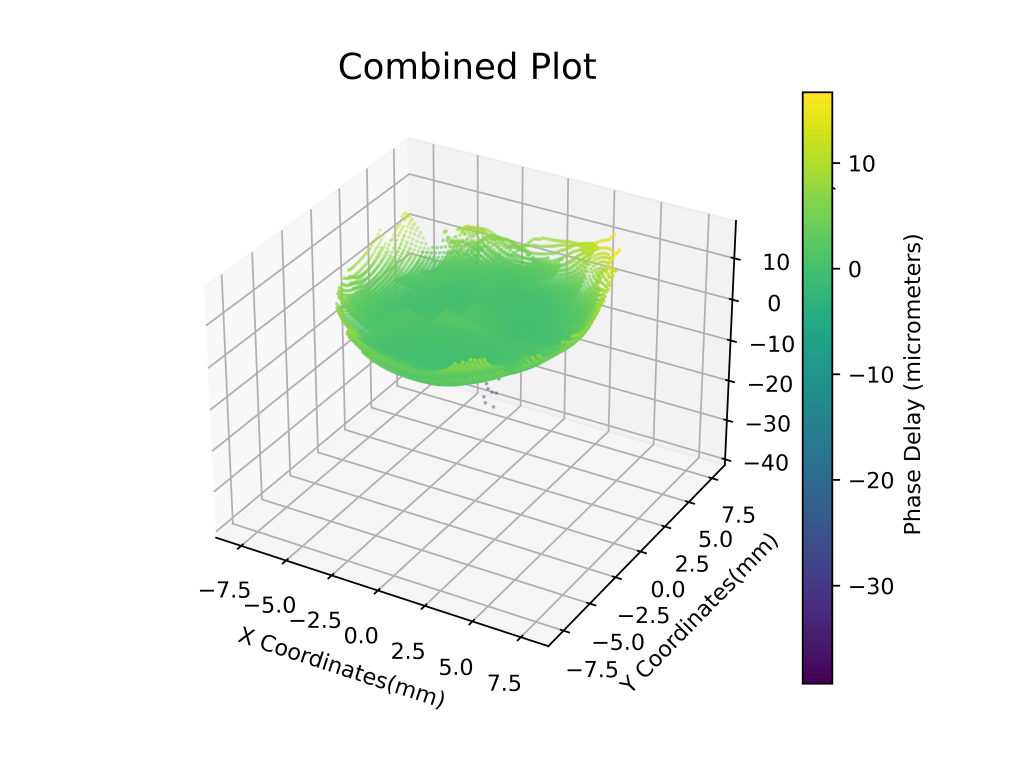
#> input picture cheesin/delay/combined_3d_plot.png, 5120 x 3840 px (shown at 1/5 size); its folder holds only this picture in this run
$ python imageMatch.py
#> lines starting #> are read from the running program, lines starting #| are printed output that depends on the picture
import math
import cv2
import csv
import os
import glob
import numpy as np
import matplotlib.pyplot as plt
from scipy.optimize import curve_fit
import pandas as pd
from mpl_toolkits.mplot3d import Axes3D
from matplotlib.ticker import MaxNLocator
from matplotlib.colors import SymLogNorm

stop_recursion = False


def integration():
    print("integrate")


# [4 lines left out: function find_template_location, not called in this run]


def calcScale(original_image, template, original_image_width, original_image_height):

    original_image_resolutionx = original_image.shape[1]
    original_image_resolutiony = original_image.shape[0]
    print(template.shape[1])
    if template.shape[1] == 47: #7.2mm x 5.4mm
        xscale = ( (original_image_resolutionx / original_image_width) * (7.05/47))
        yscale = ( (original_image_resolutiony / original_image_height) * (5.25/35))
        print("7.2mm x 5.4mm detected ┬─┬ノ( º _ ºノ)")

    elif template.shape[1] == 35:
        xscale = ( (original_image_resolutionx / original_image_width) * (5.25/35))
        yscale = ( (original_image_resolutiony / original_image_height) * (5.25/35))
        print("5.4mm x 5.4mm detected ┬─┬ノ( º _ ºノ)")

    elif template.shape[1] == 23:
        xscale = ( (original_image_resolutionx / original_image_width) * (3.45/23))
        yscale = ( (original_image_resolutiony / original_image_height) * (3.45/23))
        print("3.84mm x 3.84mm detected")

    elif template.shape[1] == 15:
        xscale = ( (original_image_resolutionx / original_image_width) * (2.25/15))
        yscale = ( (original_image_resolutiony / original_image_height) * (2.25/15))
        print("2.56mm x 2.56mm detected")

    else:
        print("Size not recognized... Skipping (╯°□°)╯︵ ┻━┻")
    return xscale,yscale


def loadSnippit(original_image, original_image_width, original_image_height): #loads templates
    template_folder = input("Enter snippit folder. Remember that the patterned and unpatterned counter parts must share the same name in separate folders:")
    # Paths to the template images
    template_paths = glob.glob(str(template_folder) + "/*.png")


    # Load the templates
    templates = []
    templateNames = []

    #make into case
    for template_path in template_paths: #photo size detections
        template = cv2.imread(template_path, cv2.IMREAD_GRAYSCALE)
        if template is None:
            raise ValueError(f"Template image {template_path} could not be loaded (╯°□°)╯︵ ┻━┻")


        else:
            xscale,yscale = calcScale(original_image,template,original_image_width,original_image_height)


            #properly scales template to  original
            template = cv2.resize(template, (round(template.shape[1] * yscale), round(template.shape[0] * xscale)), interpolation=cv2.INTER_CUBIC)
            templates.append(template)
            templateNames.append(os.path.basename(template_path))

    return templates, templateNames, xscale, yscale, template_folder


# [13 lines left out: function filter_csv_files, not called in this run]

#STUFF FOR PHASE DELAY

def gaussian_2d(x, y, x0, y0, sigma_x, sigma_y, A):
    return A * np.exp(-(((x - x0)**2 / (2 * sigma_x**2)) + ((y - y0)**2 / (2 * sigma_y**2))))

# [482 lines left out: functions fit_gaussian_to_power, plot_beam_analysis, mostCenter, mmFromCenter, make3d, makeScatterPlot and 6 more, not called in this run]


def ImageMatch():
    original_image_path = input("Enter pattern path")
#> the answer given: cheesin/delay/combined_3d_plot.png
    original_image = cv2.imread(original_image_path, cv2.IMREAD_GRAYSCALE)
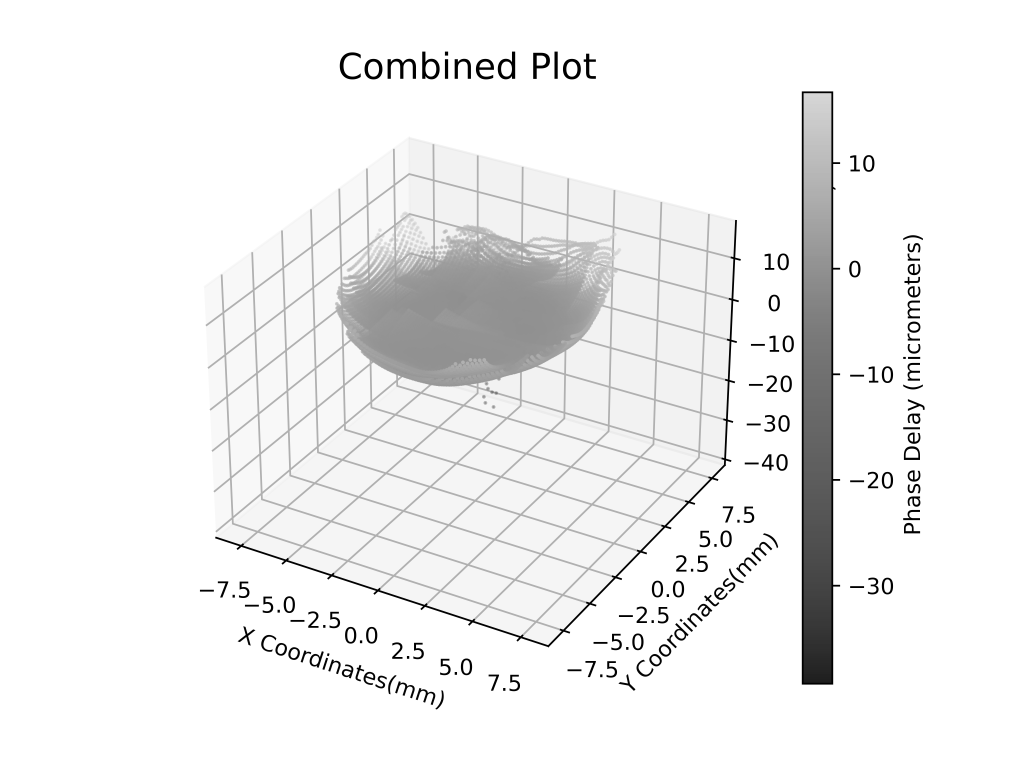
#> original_image: shape (3840, 5120) (shown at 1/5 size); min 0, max 255, mean 240.4

    patternWidth = int(input("Enter width of pattern in mm"))
#> the answer given: 100
    patternLength =int(input("Enter length of pattern in mm "))
#> the answer given: 3


    output_folder = input("Enter the output folder: ")
#> the answer given: out.png
    output_locations = os.path.join(output_folder, "locationslist.txt")


    if original_image is None:
        raise ValueError(f"No image found at {original_image_path}")
        exit()

    templates, templateNames, xscale, yscale,_ = loadSnippit(original_image,patternWidth, patternLength)
#> the answer given: cheesin/delay
#| 5120


    locations = []
    loacationStrings = []
    centers = []

    #can do x plus half, y plus half. that gives center.
    for i, template in enumerate(templates):
        location = find_template_location(original_image, template)
        locations.append(location)
        centers.append((location[0] + template.shape[1]/2, location[1] + template.shape[0]/2 ))
        locationString = f"template {templateNames[i]} found with center {centers[i]} "

        print(locationString)
        loacationStrings.append(locationString)

    with open(output_locations, 'w', newline='') as file:
        for i, string in enumerate(loacationStrings):
            file.write(f"{string}\n")

    # Visualize the locations by drawing rectangles on the original image
    output_image = cv2.cvtColor(original_image, cv2.COLOR_GRAY2BGR)
    # Define a list of colors (as BGR tuples for OpenCV)
    colors = [
    (0, 255, 0),     # Green
    (255, 0, 0),     # Blue
    (0, 0, 255),     # Red
    (255, 255, 0),   # Cyan
    (255, 0, 255),   # Magenta
    (0, 255, 255),   # Yellow
    (0,165,255),     #Orange
    (128,0,128)]     #purple

    for i, template in enumerate(templates):
        top_left = locations[i]
        bottom_right = (top_left[0] + template.shape[1], top_left[1] + template.shape[0])

        # Select color by cycling through the colors list
        color = colors[i % len(colors)]

        # Draw rectangle with the selected color
        cv2.rectangle(output_image, top_left, bottom_right, color, 2)

    # Save the output image with rectangles
    output_path = "./output/marked.jpg"
    cv2.imwrite(output_path, output_image)

    print(f"Output image with marked locations saved at {output_path}")

    mosaic = None

    answer = input("Create Mosaic :D (Y/N)? ")

    if answer == 'Y':
        mosaic, folder = powerMosiac(locations, original_image, patternWidth, patternLength,output_folder)

    #answer = input("Centroid locations :D (Y/N)?")

    #if answer == 'Y':
        #centroid(locations, original_image)

    answer = input("Phase Delay Scatter (Y/N)?")
    if answer == 'Y':
        x0 = 0
        y0 = 0
        answer = input ("Full mosiac?(Y/N) ONLY LARGEST")
        if answer == 'Y':
            if mosaic is not None: #if you made a mosiaci

                index = mostCenter(original_image, centers)
                x0, y0, max_x,min_x,max_y,min_y =plot_beam_analysis(folder,index)
                #find the power array of index
            else:
                print("A mosaic was not created!")

        h, w = original_image.shape
        py = h/2
        px = w/2
        xshift, yshift = mmFromCenter(px, py,original_image, patternWidth, centers)
        xshift = [x + x0 for x in xshift]
        yshift = [y+y0 for y in yshift]
        phase(xshift, yshift)


#> (the run stopped early here; a loop or call above may not have finished)
